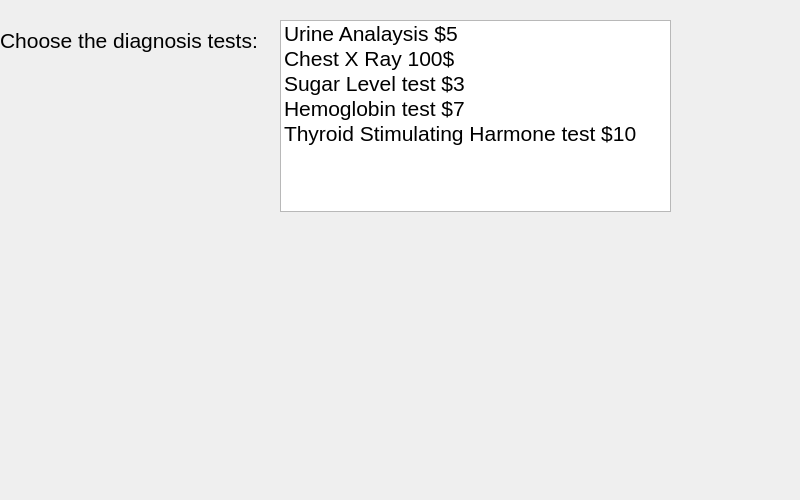
<?xml version="1.0" encoding="UTF-8"?>
<ui version="4.0">
 <class>Dialog</class>
 <widget class="QDialog" name="Dialog">
  <property name="geometry">
   <rect>
    <x>0</x>
    <y>0</y>
    <width>800</width>
    <height>500</height>
   </rect>
  </property>
  <property name="font">
   <font>
    <pointsize>16</pointsize>
   </font>
  </property>
  <property name="windowTitle">
   <string>Dialog</string>
  </property>
  <widget class="QLabel" name="label">
   <property name="geometry">
    <rect>
     <x>0</x>
     <y>20</y>
     <width>271</width>
     <height>40</height>
    </rect>
   </property>
   <property name="text">
    <string>Choose the diagnosis tests:</string>
   </property>
  </widget>
  <widget class="QListWidget" name="listWidgetDiagnosis">
   <property name="geometry">
    <rect>
     <x>280</x>
     <y>20</y>
     <width>391</width>
     <height>192</height>
    </rect>
   </property>
   <item>
    <property name="text">
     <string>Urine Analaysis $5</string>
    </property>
   </item>
   <item>
    <property name="text">
     <string>Chest X Ray 100$</string>
    </property>
   </item>
   <item>
    <property name="text">
     <string>Sugar Level test $3</string>
    </property>
   </item>
   <item>
    <property name="text">
     <string>Hemoglobin test $7</string>
    </property>
   </item>
   <item>
    <property name="text">
     <string>Thyroid Stimulating Harmone test $10</string>
    </property>
   </item>
  </widget>
  <widget class="QLabel" name="labelTest">
   <property name="geometry">
    <rect>
     <x>0</x>
     <y>300</y>
     <width>800</width>
     <height>40</height>
    </rect>
   </property>
   <property name="text">
    <string/>
   </property>
  </widget>
 </widget>
 <resources/>
 <connections/>
</ui>
